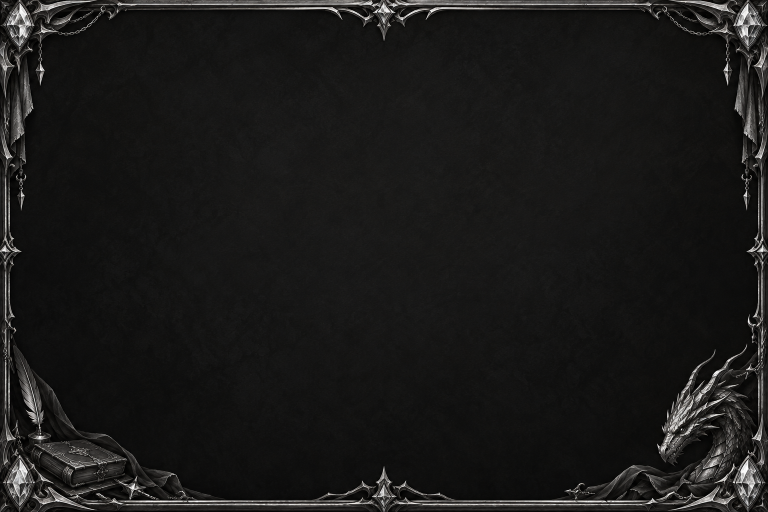
#> input picture art/journal-ui-v1/modal-original.png, 1536 x 1024 px (shown at 1/2 size)
$ python crop-transparent-assets.py ../art/journal-ui-v1 5 ../art/journal-ui-v1/modal-original.png
#> lines starting #> are read from the running program, lines starting #| are printed output that depends on the picture
from pathlib import Path
import sys

from PIL import Image


root = Path(sys.argv[1])
max_edge = int(sys.argv[2]) if len(sys.argv) > 2 else None
square = len(sys.argv) > 3 and sys.argv[3].lower() == 'square'
for path in root.glob('*.png'):
    image = Image.open(path).convert('RGBA')
    bbox = image.getchannel('A').getbbox()
#> bbox = (0, 0, 1536, 1024)
    if not bbox:
        raise RuntimeError(f'empty alpha: {path}')
    cropped = image.crop(bbox)
    pad = max(8, int(max(cropped.size) * 0.025))
#> pad = 38
    canvas = Image.new('RGBA', (cropped.width + pad * 2, cropped.height + pad * 2))
#> canvas: PIL image 1612x1100 RGBA; every value is 0
    canvas.alpha_composite(cropped, (pad, pad))
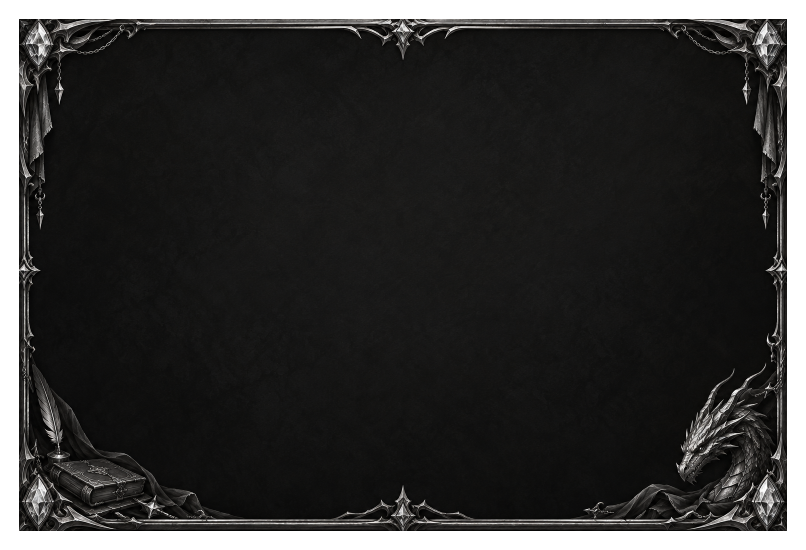
#> canvas: PIL image 1612x1100 RGBA (shown at 1/2 size); mean R, G, B, A 23.5, 23.1, 22.3, 226.2; transparent parts drawn white
    if square:
        side = max(canvas.size)
        square_canvas = Image.new('RGBA', (side, side))
        square_canvas.alpha_composite(canvas, ((side - canvas.width) // 2, (side - canvas.height) // 2))
        canvas = square_canvas
    if max_edge and max(canvas.size) > max_edge:
        scale = max_edge / max(canvas.size)
#> scale = 0.0031
        canvas = canvas.resize(
            (max(1, round(canvas.width * scale)), max(1, round(canvas.height * scale))),
            Image.Resampling.LANCZOS
        )
    canvas.save(path)
    corners = [canvas.getpixel(point)[3] for point in [
        (0, 0), (canvas.width - 1, 0), (0, canvas.height - 1), (canvas.width - 1, canvas.height - 1)
    ]]
#> corners = [215, 215, 215, 215]
    print(path.name, canvas.size, 'alpha-corners', corners)
#| modal-original.png (5, 3) alpha-corners [215, 215, 215, 215]
#> pass 2 of the loop `for path in root.glob('*.png'):`:
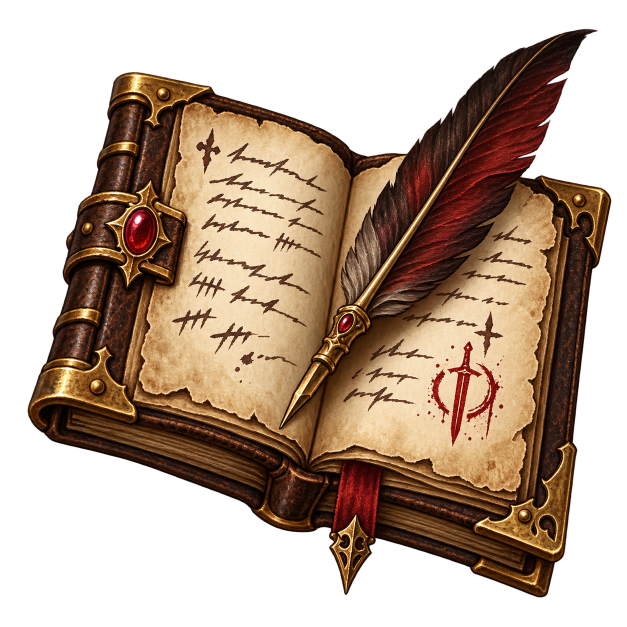
#> input picture art/journal-ui-v1/nav-damage-log-original.png, 1254 x 1254 px (shown at 1/2 size)
#> image is the input picture: PIL image 1254x1254 RGBA; mean R, G, B, A 72.6, 52.3, 35.6, 139.6
#> bbox = (0, 45, 1226, 1246)
#> `cropped = image.crop(bbox)`:
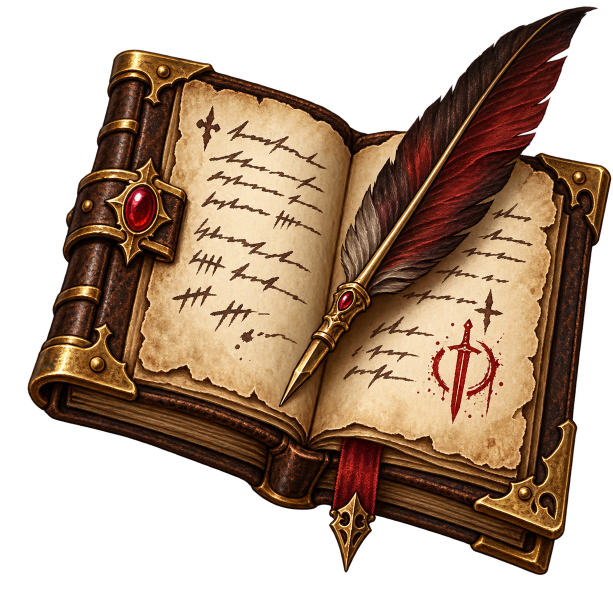
#> cropped: PIL image 1226x1201 RGBA (shown at 1/2 size); mean R, G, B, A 77.6, 55.8, 38, 149.1; transparent parts drawn white
#> `canvas.alpha_composite(cropped, (pad, pad))`:
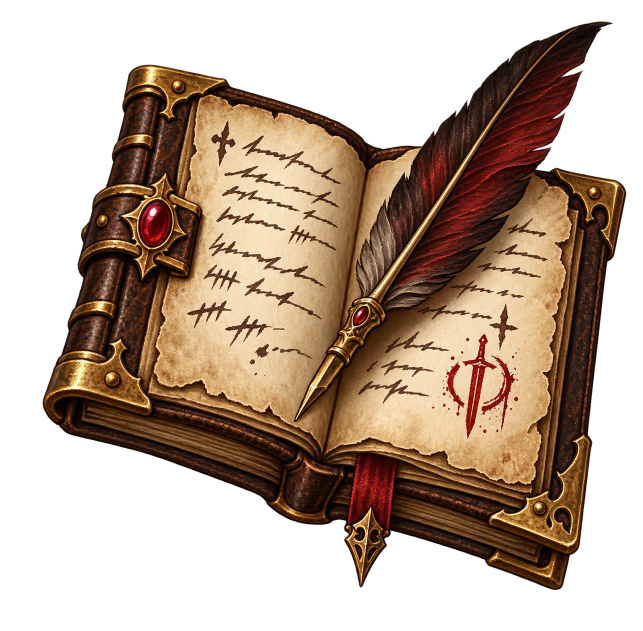
#> canvas: PIL image 1286x1261 RGBA (shown at 1/2 size); mean R, G, B, A 70.4, 50.7, 34.5, 135.4; transparent parts drawn white
#> corners = [11, 95, 0, 88]
#| nav-damage-log-original.png (5, 5) alpha-corners [11, 95, 0, 88]
